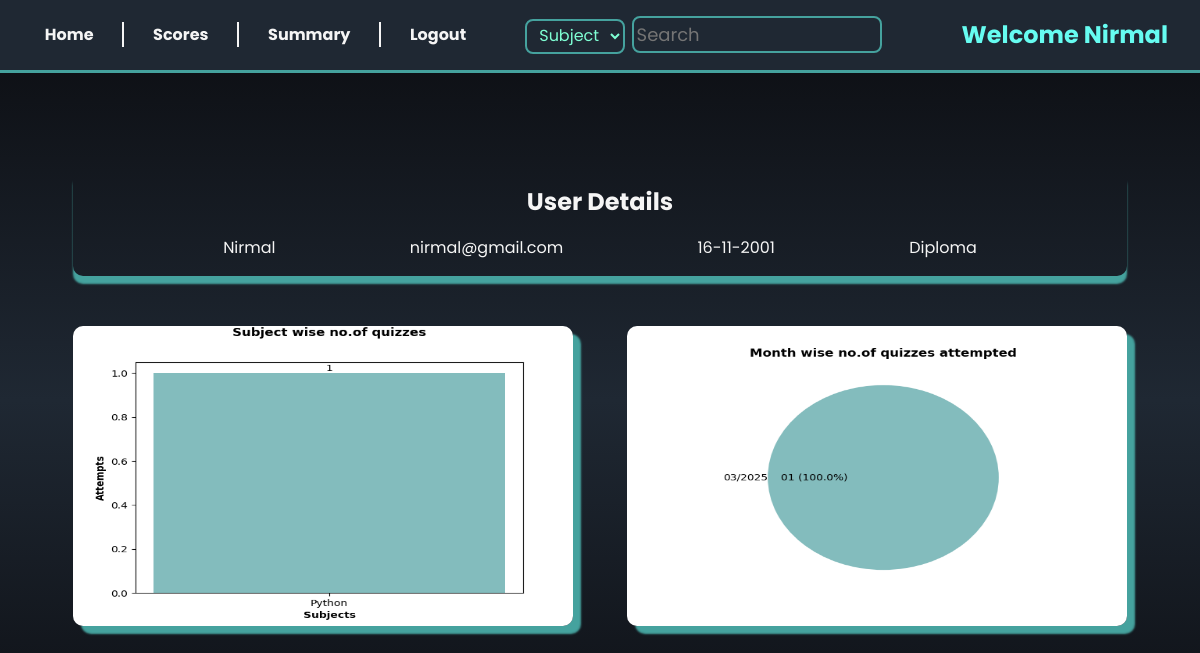
Screenshot of /user_summary (signed in) with the database file from the repository.
### models/models.py (models this page shows, shortened)
class User(db.Model):
  id = db.Column(db.Integer, primary_key=True, nullable=False)
  email = db.Column(db.String(50), unique=True, nullable=False)
  hashed_password = db.Column(db.String(), nullable=False)
  fullname = db.Column(db.String(50), nullable=False)
  dob = db.Column(db.Date(), nullable = False)
  qualification = db.Column(db.String(50), nullable=False)
  is_admin = db.Column(db.Boolean, default=False)
  scores = db.relationship('Scores', backref='user', cascade="all, delete-orphan")

### controllers/routes.py (the view)
@login_required
@app.route('/user_summary')
def user_summary():
    email = session.get('email')
    user = User.query.filter_by(email = email).first()
    subjects = []
    counts = []
    random_colors = []
    query = (
        db.session.query(Subject.name, db.func.count(Scores.id))
        .join(Chapter, Subject.id == Chapter.subject_id)
        .join(Quiz, Chapter.id == Quiz.chapter_id)
        .join(Scores, Scores.quiz_id == Quiz.id)
        .join(User, User.id == user.id)
        .group_by(Subject.name)
        .all()
    )
    for subject_name, count in query:
        subjects.append(subject_name)
        counts.append(count)
        random_colors.append((random.random(), random.random(), random.random()))
    bar_container = plt.bar(subjects, counts, color = random_colors )
    plt.bar_label(bar_container)
    plt.xlabel('Subjects',fontweight ='bold')
    plt.ylabel('Attempts',fontweight ='bold')
    plt.title("Subject wise no.of quizzes", pad=30, fontweight ='bold')
    plt.savefig('static/bar2.png')
    plt.clf()
    quiz_attempt = {}
    scores = Scores.query.filter_by(user_id = user.id).all()
    for score in scores:
        month = score.time_stamp_of_attempt
        month = datetime.strftime(month, "%m/%Y")
        if month in quiz_attempt:
            quiz_attempt[month] += 1
        else:
            quiz_attempt[month] = 1
    month = list(quiz_attempt.keys())
    counts = list(quiz_attempt.values())
    plt.figure()
    plt.pie(counts, colors=random_colors, labels=month,
            autopct=lambda pct: f'{int(pct * sum(counts) / 100):02d} ({pct:.1f}%)', labeldistance=1)
    plt.title("Month wise no.of quizzes attempted", fontweight='bold')
    plt.savefig('static/circle2.png')
    plt.clf()
    return render_template('user_summary.html', name = session.get('name'), user = user)

### templates/user_summary.html (shortened to what this page needs)
{% extends 'base.html' %}
{% block content %}
<div class="admin-container">
    {% include 'user_nav.html'   %}
    <div style="box-shadow: 0 8px 2px var(--box-shadow); border-radius: 10px;padding: 1em;width: 100%; display: flex;
     flex-direction: column;gap: 1em;">
    <div>
        <h2 style="display: block;  text-align: center;">User Details</h2></div>
    <div style="display: flex; justify-content: space-evenly;"><p>{{user.fullname}}</p>
        <p>{{user.email}}</p>
        <p>{{user.dob.strftime("%d-%m-%Y") }}</p>
        <p>{{user.qualification}}</p></div></div>
    <div>
    <img src="../static/bar2.png" alt="Bar_graph" style="height: 300px; width: 500px;margin-right:50px; margin-top: 50px;display: inline; border-radius: 10px;box-shadow: 8px 8px 2px var(--box-shadow)">
    <img src="../static/circle2.png" alt="Circle_graph" style="height: 300px; width: 500px;display: inline;box-shadow: 8px 8px 2px var(--box-shadow); border-radius: 10px;">
    </div>
</div>
{% endblock %}

### templates/user_nav.html (shortened to what this page needs)
<nav>
    <div class="navigation">
        <ul>
            <li><a  href="{{ url_for('user_dashboard' ) }}">Home</a></li>
            <li><a  href="{{ url_for('scores' ) }}">Scores</a></li>
            <li><a  href="{{ url_for('user_summary' ) }}">Summary</a></li>
            <li><a  href="{{ url_for('logout') }}">Logout</a></li>
        </ul>
    </div>
    <div class="search-greeting">
        <form method="get" action="/searched">
            <select name="category" style="width: 100px;margin-right:3px ;font-size: 1em;
            border: 2px solid var(--box-shadow); height: 35px; border-radius: 8px;">
            <option value="Subject">Subject</option>
            <option value="Quiz">Quiz</option></select>
            <input type="text" name="query" placeholder="Search" style="padding: 3px; font-size: large;">
        </form>
        <h2>Welcome {{name}}</h2>
    </div>
</nav>

### static/styles.css (style rules this page uses)
* { padding: 0; margin: 0; outline: 0; list-style: none; text-decoration: none; font-family: 'Poppins', 'system-ui'; box-sizing: border-box; }
:root { --accent-color:#66fcf1; --box-shadow :#45a29e; --text-color :whitesmoke; --light-shade :#1f2833; --dark-shade :#181818; --background:linear-gradient(#0b0c10,#1f2833,#0b0c10); }
body { overflow-x: hidden; width: 100vw; height: 100vh; background:var(--background); background-repeat: no-repeat; background-size: cover; background-attachment: fixed; display: flex; justify-content: center; align-items: center; color: var(--text-color); }
a { color: var(--text-color); text-align: center; padding: 0.8em; margin-top: 1.5em; }

### rows the page displays
User: fullname "Nirmal", email "nirmal@gmail.com", dob "16-11-2001", qualification "Diploma"
